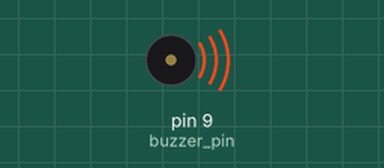
Simulated run of this sketch. Board: Arduino Uno, built with avr-gcc and run on an emulated ATmega328P. On the bench: buzzer (waves = sounding, pin HIGH).

Above: at 0.05 s.
Timing chart, 0 to 3.0 s (numbered marks = the images above):
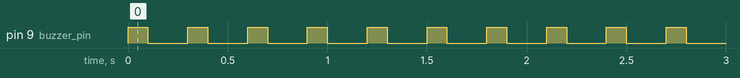

Measured:
- by itself, pin 9 (buzzer_pin): alternates HIGH for 0.10 s and LOW for 0.20 s

The sketch:

buzzer1.ino
```cpp
//능동부저, 부저울리기 2초마다 9번핀 연결시.
const int buzzer_pin = 9;   //부저 연결핀

void setup()
{
    pinMode(buzzer_pin, OUTPUT);
}

void loop()
{
    digitalWrite(buzzer_pin, HIGH);
    delay(100);

    digitalWrite(buzzer_pin, LOW);
    delay(200);
}
```
